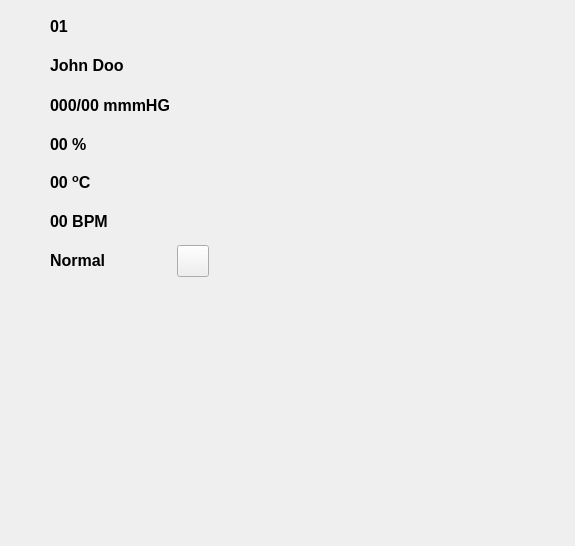
<?xml version="1.0" encoding="UTF-8"?>
<ui version="4.0">
 <class>Form</class>
 <widget class="QWidget" name="Form">
  <property name="geometry">
   <rect>
    <x>0</x>
    <y>0</y>
    <width>575</width>
    <height>546</height>
   </rect>
  </property>
  <property name="windowTitle">
   <string>Form</string>
  </property>
  <widget class="QWidget" name="gridLayoutWidget">
   <property name="geometry">
    <rect>
     <x>10</x>
     <y>10</y>
     <width>201</width>
     <height>271</height>
    </rect>
   </property>
   <layout class="QGridLayout" name="glMonitor">
    <item row="1" column="0">
     <widget class="QLabel" name="imgPaciente">
      <property name="maximumSize">
       <size>
        <width>32</width>
        <height>32</height>
       </size>
      </property>
      <property name="text">
       <string/>
      </property>
      <property name="pixmap">
       <pixmap>img_paciente.png</pixmap>
      </property>
     </widget>
    </item>
    <item row="0" column="0">
     <widget class="QLabel" name="imgMonitor">
      <property name="maximumSize">
       <size>
        <width>32</width>
        <height>32</height>
       </size>
      </property>
      <property name="text">
       <string/>
      </property>
      <property name="pixmap">
       <pixmap>img_monitor1.png</pixmap>
      </property>
     </widget>
    </item>
    <item row="6" column="0">
     <widget class="QLabel" name="imgECGStatus">
      <property name="maximumSize">
       <size>
        <width>32</width>
        <height>32</height>
       </size>
      </property>
      <property name="text">
       <string/>
      </property>
      <property name="pixmap">
       <pixmap>img_ecg0.png</pixmap>
      </property>
     </widget>
    </item>
    <item row="6" column="1">
     <widget class="QLabel" name="lbECGStatus">
      <property name="maximumSize">
       <size>
        <width>120</width>
        <height>32</height>
       </size>
      </property>
      <property name="font">
       <font>
        <pointsize>12</pointsize>
        <weight>75</weight>
        <italic>false</italic>
        <bold>true</bold>
       </font>
      </property>
      <property name="text">
       <string>&lt;html&gt;&lt;head/&gt;&lt;body&gt;&lt;p&gt;Normal&lt;/p&gt;&lt;/body&gt;&lt;/html&gt;</string>
      </property>
     </widget>
    </item>
    <item row="2" column="1">
     <widget class="QLabel" name="lbPressao">
      <property name="maximumSize">
       <size>
        <width>120</width>
        <height>32</height>
       </size>
      </property>
      <property name="font">
       <font>
        <pointsize>12</pointsize>
        <weight>75</weight>
        <italic>false</italic>
        <bold>true</bold>
       </font>
      </property>
      <property name="text">
       <string>000/00 mmmHG</string>
      </property>
     </widget>
    </item>
    <item row="2" column="0">
     <widget class="QLabel" name="imgPressao">
      <property name="maximumSize">
       <size>
        <width>32</width>
        <height>32</height>
       </size>
      </property>
      <property name="text">
       <string/>
      </property>
      <property name="pixmap">
       <pixmap>img_pressao1.png</pixmap>
      </property>
     </widget>
    </item>
    <item row="3" column="2">
     <widget class="QLabel" name="alertO2">
      <property name="maximumSize">
       <size>
        <width>32</width>
        <height>32</height>
       </size>
      </property>
      <property name="text">
       <string/>
      </property>
      <property name="pixmap">
       <pixmap>img_alert.png</pixmap>
      </property>
     </widget>
    </item>
    <item row="4" column="2">
     <widget class="QLabel" name="alertTemperatura">
      <property name="maximumSize">
       <size>
        <width>32</width>
        <height>32</height>
       </size>
      </property>
      <property name="text">
       <string/>
      </property>
      <property name="pixmap">
       <pixmap>img_alert.png</pixmap>
      </property>
     </widget>
    </item>
    <item row="6" column="2">
     <widget class="QPushButton" name="btDetalhes">
      <property name="maximumSize">
       <size>
        <width>32</width>
        <height>32</height>
       </size>
      </property>
      <property name="text">
       <string/>
      </property>
      <property name="icon">
       <iconset>
        <normaloff>img_lupa1.png</normaloff>img_lupa1.png</iconset>
      </property>
      <property name="iconSize">
       <size>
        <width>30</width>
        <height>30</height>
       </size>
      </property>
     </widget>
    </item>
    <item row="3" column="1">
     <widget class="QLabel" name="lbO2">
      <property name="maximumSize">
       <size>
        <width>120</width>
        <height>32</height>
       </size>
      </property>
      <property name="font">
       <font>
        <pointsize>12</pointsize>
        <weight>75</weight>
        <italic>false</italic>
        <bold>true</bold>
       </font>
      </property>
      <property name="text">
       <string>00 %</string>
      </property>
     </widget>
    </item>
    <item row="1" column="1">
     <widget class="QLabel" name="lbPaciente">
      <property name="maximumSize">
       <size>
        <width>120</width>
        <height>32</height>
       </size>
      </property>
      <property name="font">
       <font>
        <pointsize>12</pointsize>
        <weight>75</weight>
        <italic>false</italic>
        <bold>true</bold>
       </font>
      </property>
      <property name="text">
       <string>&lt;html&gt;&lt;head/&gt;&lt;body&gt;&lt;p&gt;John Doo&lt;/p&gt;&lt;/body&gt;&lt;/html&gt;</string>
      </property>
     </widget>
    </item>
    <item row="3" column="0">
     <widget class="QLabel" name="imgO2">
      <property name="maximumSize">
       <size>
        <width>32</width>
        <height>32</height>
       </size>
      </property>
      <property name="text">
       <string/>
      </property>
      <property name="pixmap">
       <pixmap>img_spo.png</pixmap>
      </property>
     </widget>
    </item>
    <item row="5" column="1">
     <widget class="QLabel" name="lbFC">
      <property name="maximumSize">
       <size>
        <width>120</width>
        <height>32</height>
       </size>
      </property>
      <property name="font">
       <font>
        <pointsize>12</pointsize>
        <weight>75</weight>
        <italic>false</italic>
        <bold>true</bold>
       </font>
      </property>
      <property name="text">
       <string>&lt;html&gt;&lt;head/&gt;&lt;body&gt;&lt;p&gt;00 BPM&lt;/p&gt;&lt;/body&gt;&lt;/html&gt;</string>
      </property>
      <property name="textFormat">
       <enum>Qt::RichText</enum>
      </property>
     </widget>
    </item>
    <item row="4" column="1">
     <widget class="QLabel" name="lbTemperatura">
      <property name="maximumSize">
       <size>
        <width>120</width>
        <height>32</height>
       </size>
      </property>
      <property name="font">
       <font>
        <pointsize>12</pointsize>
        <weight>75</weight>
        <italic>false</italic>
        <bold>true</bold>
       </font>
      </property>
      <property name="text">
       <string>&lt;html&gt;&lt;head/&gt;&lt;body&gt;&lt;p&gt;00 &lt;span style=&quot; vertical-align:super;&quot;&gt;o&lt;/span&gt;C&lt;/p&gt;&lt;/body&gt;&lt;/html&gt;</string>
      </property>
     </widget>
    </item>
    <item row="2" column="2">
     <widget class="QLabel" name="alertPressao">
      <property name="maximumSize">
       <size>
        <width>32</width>
        <height>32</height>
       </size>
      </property>
      <property name="text">
       <string/>
      </property>
      <property name="pixmap">
       <pixmap>img_alert.png</pixmap>
      </property>
     </widget>
    </item>
    <item row="4" column="0">
     <widget class="QLabel" name="imgTemperatura">
      <property name="maximumSize">
       <size>
        <width>32</width>
        <height>32</height>
       </size>
      </property>
      <property name="text">
       <string/>
      </property>
      <property name="pixmap">
       <pixmap>img_temperatura2.png</pixmap>
      </property>
     </widget>
    </item>
    <item row="5" column="0">
     <widget class="QLabel" name="imgFC">
      <property name="maximumSize">
       <size>
        <width>32</width>
        <height>32</height>
       </size>
      </property>
      <property name="text">
       <string/>
      </property>
      <property name="pixmap">
       <pixmap>img_fc.png</pixmap>
      </property>
     </widget>
    </item>
    <item row="5" column="2">
     <widget class="QLabel" name="alertFC">
      <property name="maximumSize">
       <size>
        <width>32</width>
        <height>32</height>
       </size>
      </property>
      <property name="text">
       <string/>
      </property>
      <property name="pixmap">
       <pixmap>img_alert.png</pixmap>
      </property>
     </widget>
    </item>
    <item row="0" column="1">
     <widget class="QLabel" name="lbMonitor">
      <property name="maximumSize">
       <size>
        <width>120</width>
        <height>16777215</height>
       </size>
      </property>
      <property name="font">
       <font>
        <pointsize>12</pointsize>
        <weight>75</weight>
        <italic>false</italic>
        <bold>true</bold>
       </font>
      </property>
      <property name="text">
       <string>&lt;html&gt;&lt;head/&gt;&lt;body&gt;&lt;p&gt;01&lt;/p&gt;&lt;/body&gt;&lt;/html&gt;</string>
      </property>
     </widget>
    </item>
   </layout>
  </widget>
 </widget>
 <resources/>
 <connections/>
</ui>
